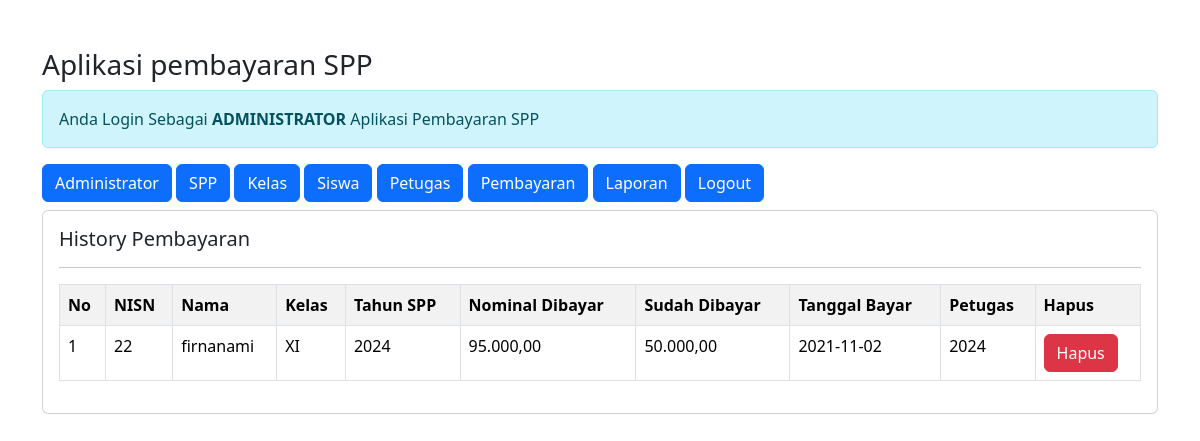
/admin/admin.php?url=history-pembayaran&nisn=22 (signed in), run on the app's committed database.
### tables this page shows
CREATE TABLE `pembayaran` (
  `id_pembayaran` int(11) NOT NULL,
  `id_petugas` int(11) NOT NULL,
  `nisn` varchar(10) NOT NULL,
  `tgl_bayar` date NOT NULL,
  `bulan_dibayar` text NOT NULL,
  `tahun_dibayar` varchar(4) NOT NULL,
  `id_spp` int(11) NOT NULL,
  `jumlah_bayar` int(11) NOT NULL
);

CREATE TABLE `siswa` (
  `nisn` int(10) NOT NULL,
  `nis` char(8) NOT NULL,
  `nama` varchar(35) NOT NULL,
  `id_kelas` int(11) NOT NULL,
  `alamat` text NOT NULL,
  `no_telp` varchar(13) NOT NULL,
  `id_spp` int(11) NOT NULL
);

CREATE TABLE `kelas` (
  `id_kelas` int(11) NOT NULL,
  `nama_kelas` varchar(10) NOT NULL,
  `kompetensi_keahlian` varchar(50) NOT NULL
);

CREATE TABLE `spp` (
  `id_spp` int(11) NOT NULL,
  `tahun` int(11) NOT NULL,
  `nominal` int(11) NOT NULL
);

### admin/history-pembayaran.php (the view)
<?php
$nisn = $_GET['nisn'];
?>
<h5>History Pembayaran</H5>
<hr>
<table class="table table-striped table-bordered">
    <tr class="fw-bold">
        <td>No</td>
        <td>NISN</td>
        <td>Nama</td>
        <td>Kelas</td>
        <td>Tahun SPP</td>
        <td>Nominal Dibayar</td>
        <td>Sudah Dibayar</td>
        <td>Tanggal Bayar</td>
        <td>Petugas</td>
        <td>Hapus</td>
    </tr>
    <?php
    include'../koneksi.php';
    $no = 1;
    $sql = "SELECT*FROM Pembayaran,siswa,kelas,spp,petugas WHERE pembayaran.nisn=siswa.nisn AND
    siswa.id_kelas=kelas.id_kelas AND pembayaran.id_spp=spp.id_spp AND
    pembayaran.id_petugas=petugas.id_petugas AND pembayaran.nisn='$nisn' ORDER by tgl_bayar DESC";
    $query = mysqli_query($koneksi, $sql);
    foreach($query as $data){
        ?>
    <tr>
        <td><?= $no++; ?></td>
        <td><?= $data['nisn'] ?></td>
        <td><?= $data['nama'] ?></td>
        <td><?= $data['nama_kelas'] ?></td>
        <td><?= $data['tahun'] ?></td>
        <td><?= number_format($data['nominal'],2,',','.'); ?></td>
        <td><?= number_format($data['jumlah_bayar'],2,',','.'); ?></td>
        <td><?= $data['tgl_bayar'] ?></td>
        <td><?= $data['tahun'] ?></td>
        <td>
            <a href="?url=hapus-pembayaran&id_pembayaran=<?= $data['id_pembayaran'] ?>"
                class='btn btn-danger'>Hapus</a>
        </td>
    </tr>
        <?php  }
    ?>
</table>

### data on the page
pembayaran: siswa.nisn "22", siswa.nama "firnanami", kelas.nama_kelas "XI", id_spp.tahun "2024", id_spp.nominal "95.000,00", jumlah_bayar "50.000,00", tgl_bayar "2021-11-02"
